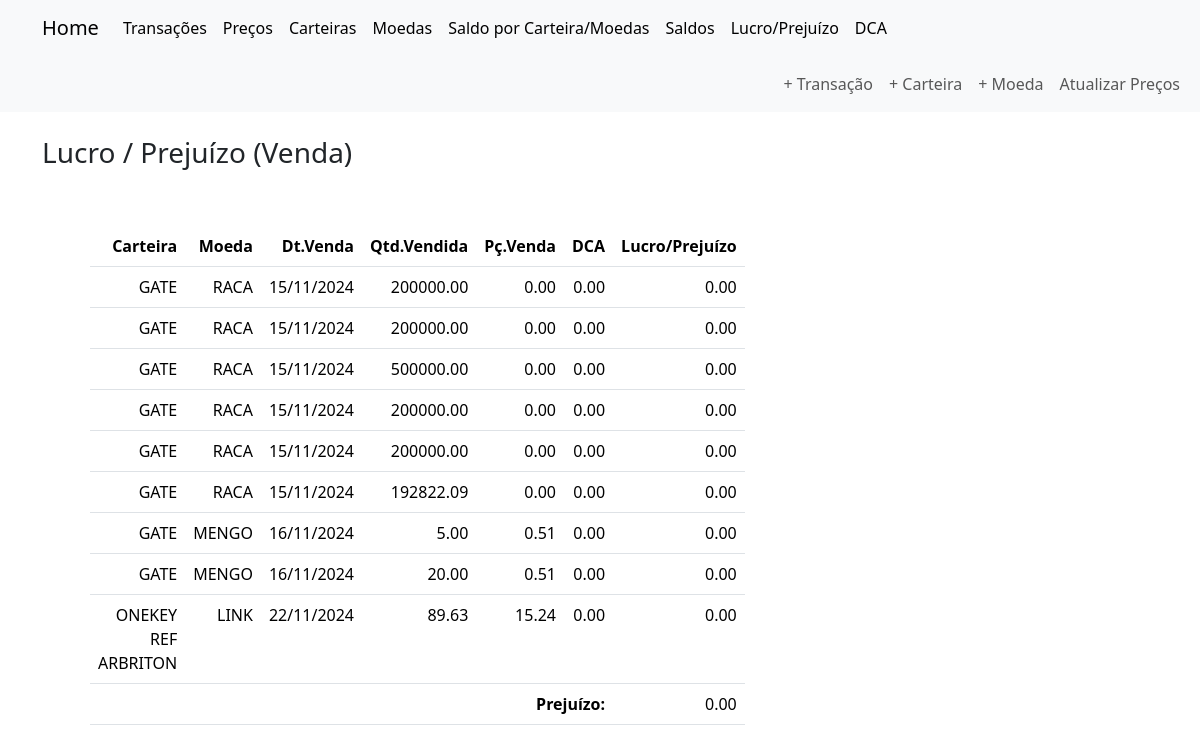
The app's page /lucro_prejuizo (signed in) with its own data.
### criptoControl/models.py (models this page shows)
class Transaction(db.Model):
    __tablename__ = 'transactions'
    transactions_id = db.Column(db.Integer, primary_key=True)
    transaction_type = db.Column(db.String, nullable=False)
    transaction_date = db.Column(db.Date, nullable=False, default=datetime.now)
    payment_wallet_id = db.Column(db.Integer, db.ForeignKey('wallets.wallet_id'), nullable=True)
    payment_wallet = db.relationship('Wallet', foreign_keys=[payment_wallet_id], backref='transactions')
    receiving_wallet_id = db.Column(db.Integer, db.ForeignKey('wallets.wallet_id'), nullable=True)
    receiving_wallet = db.relationship('Wallet', foreign_keys=[receiving_wallet_id], backref='received_transactions')
    crypto_payment_id = db.Column(db.Integer, db.ForeignKey('cryptocurrencies.crypto_id'), nullable=True)
    crypto_payment = db.relationship('Cryptocurrency', foreign_keys=[crypto_payment_id])
    crypto_payment_price = db.Column(db.Float, nullable=True)
    crypto_payment_quantity = db.Column(db.Float, nullable=True)
    total_paid = db.Column(db.Float, nullable=True)
    crypto_receive_id = db.Column(db.Integer, db.ForeignKey('cryptocurrencies.crypto_id'), nullable=True)
    crypto_receive = db.relationship('Cryptocurrency', foreign_keys=[crypto_receive_id])  # Corrigido para usar crypto_receive_id
    crypto_receive_price = db.Column(db.Float, nullable=True)
    crypto_receive_quantity = db.Column(db.Float, nullable=True)
    total_received = db.Column(db.Float, nullable=True)
    crypto_fee_id = db.Column(db.Integer, db.ForeignKey('cryptocurrencies.crypto_id'), nullable=True)
    crypto_fee = db.relationship('Cryptocurrency', foreign_keys=[crypto_fee_id])
    crypto_fee_price = db.Column(db.Float, nullable=True)
    crypto_fee_quantity = db.Column(db.Float, nullable=True)
    total_fee = db.Column(db.Float, nullable=True)

### criptoControl/routes/views_databases.py (the view)
@views_db_bp.route('/lucro_prejuizo')
@login_required
def lucro_prejuizo():
    latest_prices_subquery = (
        db.session.query(
            Price.price_crypto_id,
            func.max(Price.price_consult_datetime).label('latest_timestamp')
        )
        .group_by(Price.price_crypto_id)
        .subquery()
    )
    dca_cte = (
        db.session.query(
            Wallet.wallet_id,
            Cryptocurrency.crypto_id,
            (func.sum(Transaction.crypto_receive_quantity * Transaction.crypto_receive_price) /
             func.sum(Transaction.crypto_receive_quantity)).label('dca')
        )
        .join(Wallet, Transaction.receiving_wallet_id == Wallet.wallet_id)
        .join(Cryptocurrency, Transaction.crypto_receive_id == Cryptocurrency.crypto_id)
        .filter(Transaction.transaction_type == 'Compra')
        .filter(Transaction.crypto_receive_quantity > 0)
        .group_by(Wallet.wallet_id, Cryptocurrency.crypto_id)
        .cte('dca_cte')
    )
    lucro_prejuizo_query = (
        db.session.query(
            Wallet.wallet_name.label('Carteira'),
            Cryptocurrency.crypto_symbol.label('Moeda'),
            func.strftime('%d/%m/%Y', Transaction.transaction_date).label('Data Venda'),
            Transaction.crypto_payment_quantity.label('Quantidade Vendida'),
            Transaction.crypto_payment_price.label('Preço de Venda'),
            coalesce(dca_cte.c.dca, 0).label('DCA (Preço Médio de Compra)'),
            coalesce((Transaction.crypto_payment_price - dca_cte.c.dca) * Transaction.crypto_payment_quantity, 0).label('Lucro/Prejuízo')
        )
        .join(Wallet, Transaction.payment_wallet_id == Wallet.wallet_id)
        .join(Cryptocurrency, Transaction.crypto_payment_id == Cryptocurrency.crypto_id)
        .outerjoin(dca_cte, (dca_cte.c.wallet_id == Wallet.wallet_id) & (dca_cte.c.crypto_id == Cryptocurrency.crypto_id))
        .filter(Transaction.transaction_type == 'Venda')
        .filter(Transaction.crypto_payment_quantity > 0)
        .filter(Wallet.wallet_user_id == current_user.user_id)
        .order_by(Transaction.transaction_date)
        .all()
    )
    lucro_prejuizo_data = [
        {
            'Carteira': row[0],  # Wallet.wallet_name
            'Moeda': row[1],     # Cryptocurrency.crypto_symbol
            'Data Venda': row[2], # Transaction.transaction_date
            'Quantidade Vendida': row[3],  # Transaction.crypto_payment_quantity
            'Preço de Venda': row[4],  # Transaction.crypto_payment_price
            'DCA (Preço Médio de Compra)': row[5],  # dca_cte.c.dca
            'Lucro/Prejuízo': row[6]  # Lucro/Prejuízo
        }
        for row in lucro_prejuizo_query
    ]
    total_lucro_prejuizo = sum(row['Lucro/Prejuízo'] for row in lucro_prejuizo_data)
    resultado_final = 'Lucro' if total_lucro_prejuizo > 0 else 'Prejuízo'
    return render_template('views_databases/crypto_lucroXprejuizo.html',
                           lucro_prejuizo_data=lucro_prejuizo_data,
                           total_lucro_prejuizo=total_lucro_prejuizo,
                           resultado_final=resultado_final)

### criptoControl/__init__.py (called while the page is built)
@login_manager.user_loader
def load_user(user_id):
    from criptoControl.models import User
    return User.query.get(int(user_id))

### criptoControl/templates/views_databases/crypto_lucroXprejuizo.html
{% extends 'index.html' %}
{% block body %}
<div class="container mt-4">
    <h3>Lucro / Prejuízo (Venda)</h3>
    <div class="col-md-8 p-5 text-end">
        <table class="table">
            <thead>
                <tr>
                    <th>Carteira</th>
                    <th>Moeda</th>
                    <th>Dt.Venda</th>
                    <th>Qtd.Vendida</th>
                    <th>Pç.Venda</th>
                    <th>DCA</th>
                    <th>Lucro/Prejuízo</th>
                </tr>
            </thead>
            <tbody>
                {% for row in lucro_prejuizo_data %}
                <tr>
                    <td>{{ row['Carteira'] }}</td>
                    <td>{{ row['Moeda'] }}</td>
                    <td>{{ row['Data Venda'] }}</td>
                    <td>{{ "%.2f" % (row['Quantidade Vendida'] | float) }}</td>
                    <td>{{ "%.2f" % (row['Preço de Venda']| float) }}</td>
                    <td>{{ "%.2f" % (row['DCA (Preço Médio de Compra)'] | float) }}</td>
                    <td>
                        {% if row['Lucro/Prejuízo'] < 0 %}
                            <span style="color: red;">{{ "%.2f" % (row['Lucro/Prejuízo'] | float) }}</span>
                        {% else %}
                            {{ "%.2f" % (row['Lucro/Prejuízo'] | float) }}
                        {% endif %}
                    </td>
                </tr>
                {% endfor %}
            </tbody>
            <tfoot>
                <tr>
                    <td colspan="6"><strong>{{ resultado_final }}:</strong></td>
                    <td>
                        {% if total_lucro_prejuizo < 0 %}
                            <span style="color: red;">{{ "%.2f" % (total_lucro_prejuizo | float) }}</span> ({{ resultado_final }})
                        {% else %}
                            <span>{{ "%.2f" % (total_lucro_prejuizo | float) }}</span>
                        {% endif %}
                    </td>
                </tr>
            </tfoot>
        </table>
    </div>
</div>
{% endblock %}

### records on screen
Transaction: Carteira "GATE", Moeda "RACA", row "15/11/2024", crypto_payment_quantity "500000.00", crypto_payment_price "0.00"
Transaction: Carteira "GATE", Moeda "RACA", row "15/11/2024", crypto_payment_quantity "192822.09", crypto_payment_price "0.00"
Transaction: Carteira "GATE", Moeda "MENGO", transaction_date "16/11/2024", crypto_payment_quantity "5.00", crypto_payment_price "0.51", row "0.00"
Transaction: Carteira "ONEKEY REF ARBRITON", Moeda "LINK", transaction_date "22/11/2024", crypto_payment_quantity "89.63", crypto_payment_price "15.24", crypto_fee_quantity "0.00"

### other values on screen
{{ row['Carteira'] }} "GATE" "GATE" "GATE" "GATE" "GATE"
{{ row['Moeda'] }} "RACA" "RACA" "RACA" "RACA" "MENGO"
{{ row['Data Venda'] }} "15/11/2024" "15/11/2024" "15/11/2024" "15/11/2024" "16/11/2024"
{{ "%.2f" % (row['Quantidade Vendida'] | float) }} "200000.00" "200000.00" "200000.00" "200000.00" "20.00"
{{ "%.2f" % (row['Preço de Venda']| float) }} "0.00" "0.00" "0.00" "0.00" "0.51"
{{ "%.2f" % (row['DCA (Preço Médio de Compra)'] | float) }} "0.00" "0.00" "0.00" "0.00" "0.00"
{{ "%.2f" % (row['Lucro/Prejuízo'] | float) }} "0.00" "0.00" "0.00" "0.00" "0.00"
{{ resultado_final }} "Prejuízo"
{{ "%.2f" % (total_lucro_prejuizo | float) }} "0.00"
